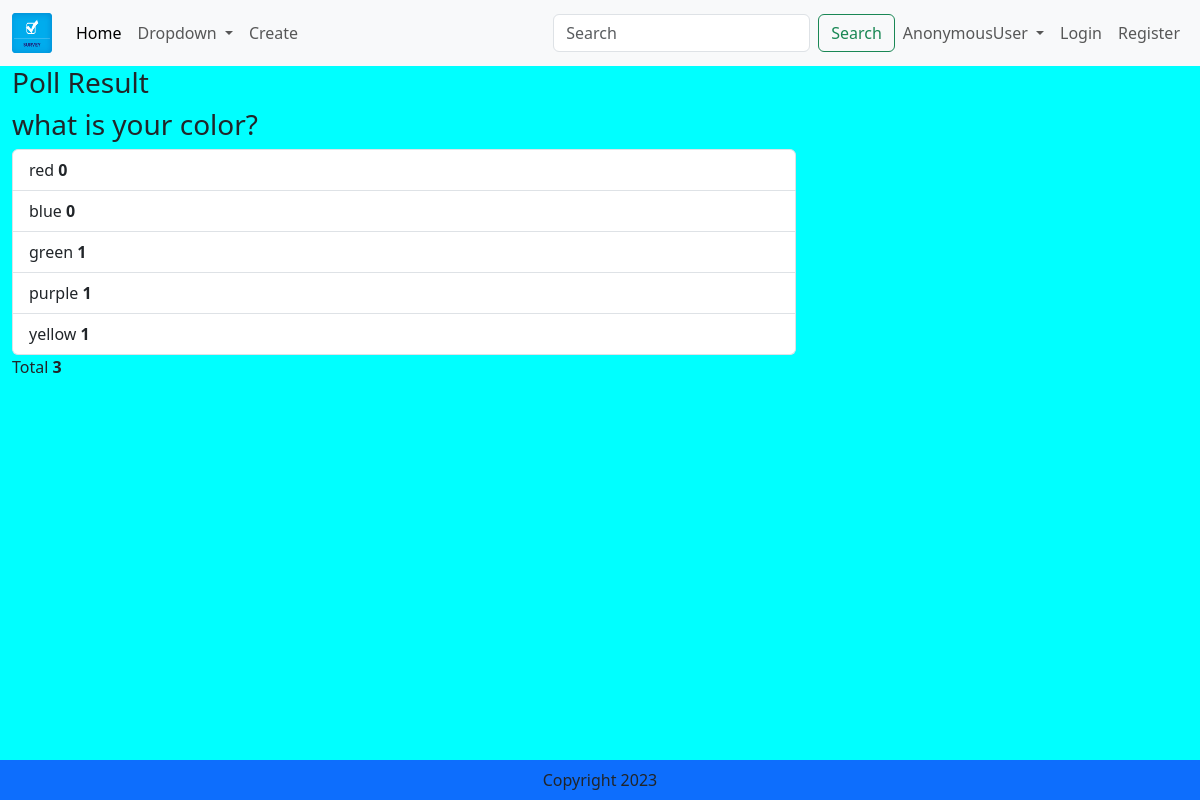
Page /result/12/ on the committed database.
### app/models.py (models this page shows, shortened)
class Entity(models.Model):
    question =  models.TextField()
    rate_question = models.TextField(max_length=50, default="")

class Poll(models.Model):
    questionId = models.ForeignKey(Entity,on_delete=models.CASCADE)
    option_one = models.CharField(max_length=50)
    option_two = models.CharField(max_length=50)
    option_three = models.CharField(max_length=50)
    option_four = models.CharField(max_length=50, default='')
    option_five = models.CharField(max_length=50,default='')
    option_count_one = models.IntegerField(default=0)
    option_count_two = models.IntegerField(default=0)
    option_count_three = models.IntegerField(default=0)
    option_count_four = models.IntegerField(default=0)
    option_count_five = models.IntegerField(default=0)
    def total(self):
        return self.option_count_one + self.option_count_two + self.option_count_three + self.option_count_four + self.option_count_five

### app/views.py (the view)
# urls.py: path('result/<entity_id>/',views.result, name='result'),
def result(request, entity_id):
    entity = Entity.objects.get(pk=entity_id)
    poll = Poll.objects.get(questionId=entity)
    context = {'entity':entity,'poll':poll}
    return render(request,'result.html',context)

### templates/result.html
{% extends 'base.html' %}
{% load static %}
{% block main-content %}
<div class="container-fluid">
    <div class="col-lg-8 col-lg-offset-2">
        <div class="panel panel-default">
            <div class="panel-heading">
                <h3 class="panel-title">Poll Result</h3>
            </div>
            <div class="panel-body">
                <h3>{{entity.question}}</h3>
            </div>
            <ul class="list-group">
                <li class="list-group-item">{{poll.option_one}} <strong>{{poll.option_count_one}}</strong></li>
                <li class="list-group-item">{{poll.option_two}} <strong>{{poll.option_count_two}}</strong></li>
                <li class="list-group-item">{{poll.option_three}} <strong>{{poll.option_count_three}}</strong></li>
                <li class="list-group-item">{{poll.option_four}} <strong>{{poll.option_count_four}}</strong></li>
                <li class="list-group-item">{{poll.option_five}} <strong>{{poll.option_count_five}}</strong></li>
            </ul>
            <div class="panel-footer">
                Total <strong>{{poll.total}}</strong>
            </div>
        </div>
    </div>
</div>
{% endblock main-content %}

### templates/base.html (shortened to what this page needs)
{% load static %}
<!DOCTYPE html>
<html>
    <head>
        <link href="https://cdn.jsdelivr.net/npm/bootstrap@5.3.0/dist/css/bootstrap.min.css" rel="stylesheet">
        <link href="{% static 'style.css' %}" rel="stylesheet" />
    </head>
    <body>
        <nav class="navbar navbar-expand-lg bg-body-tertiary">
            <div class="container-fluid">
              <a class="navbar-brand" href="{% url 'home' %}">
                <img src="{% static 'images/survey-icon.png' %}" width="40" height="40" class="img-responsive"/>
              </a>
              <div class="collapse navbar-collapse" id="navbarSupportedContent">
                <ul class="navbar-nav me-auto mb-2 mb-lg-0">
                  <li class="nav-item">
                    <a class="nav-link active" aria-current="page" href="{% url 'home' %}">Home</a>
                  </li>
                  <li class="nav-item dropdown">
                    <a class="nav-link dropdown-toggle" href="#" role="button" data-bs-toggle="dropdown" aria-expanded="false">
                      Dropdown
                    </a>
                  </li>
                  <li class="nav-item">
                    <a class="nav-link" href="{% url 'create' %}">Create</a>
                  </li>
                </ul>
                <form class="d-flex" role="search">
                  <input class="form-control me-2" type="search" placeholder="Search" aria-label="Search">
                  <button class="btn btn-outline-success" type="submit">Search</button>
                </form>
              </div>
              <ul class="navbar-nav me-auto mb-2 mb-lg-0">
                <li class="nav-item dropdown">
                  <a class="nav-link dropdown-toggle" href="#" role="button" data-bs-toggle="dropdown" aria-expanded="false">
                   {{request.user}}
                  </a>
                </li>
                <li class="nav-item">
                  <a class="nav-link" href="{% url 'login' %}">Login</a>
                </li>
                <li class="nav-item">
                  <a class="nav-link" href="{% url 'register' %}">Register</a>
                </li>
              </ul>
            </div>
          </nav>
          {% block main-content %}
          {% endblock main-content %}
          <footer class="container--fluid bg-primary text-center fixed-bottom p-2 mt-5 ">
            Copyright 2023
          </footer>
    </body>
</html>

### static/style.css (style rules this page uses)
body { background-color: aqua; }

### rows in the picture
Entity: question "what is your color?"
Poll: option_one "red", option_count_one "0", option_two "blue", option_count_two "0", option_three "green", option_count_three "1", option_four "purple", option_count_four "1", option_five "yellow", option_count_five "1", total "3"

### other values in the picture
{{ request.user }} "AnonymousUser"
